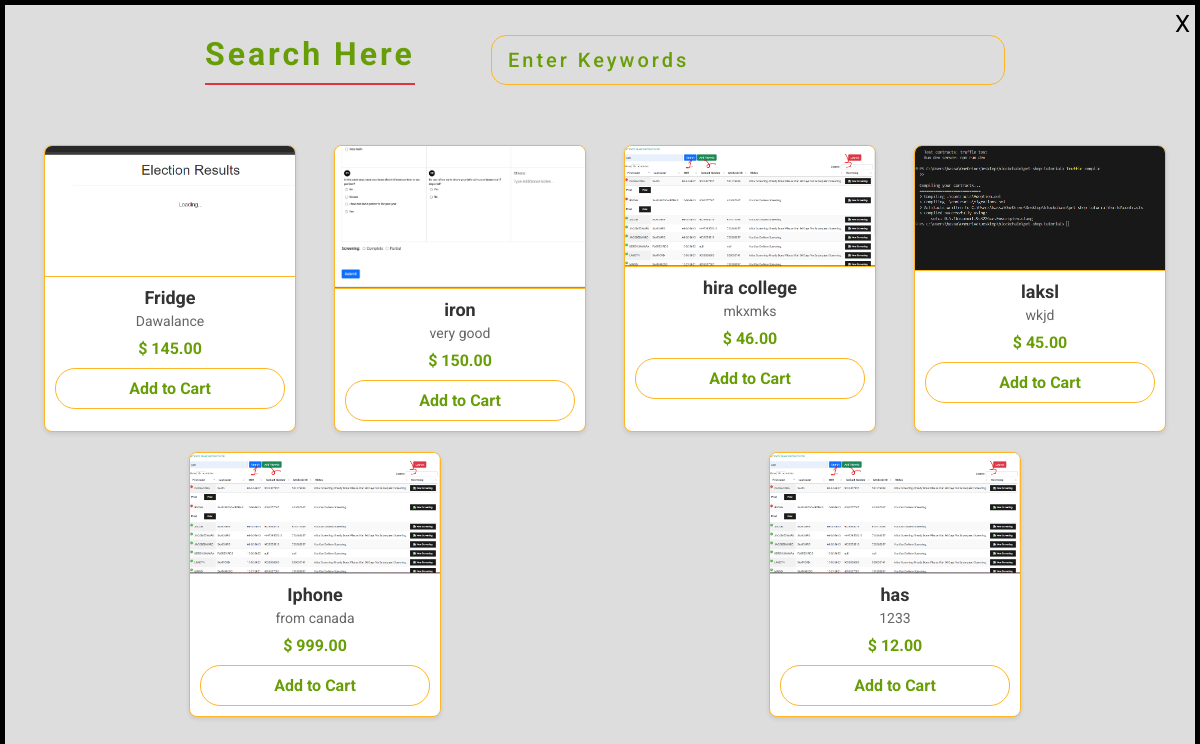
The page /search/ on the database as committed earlier.
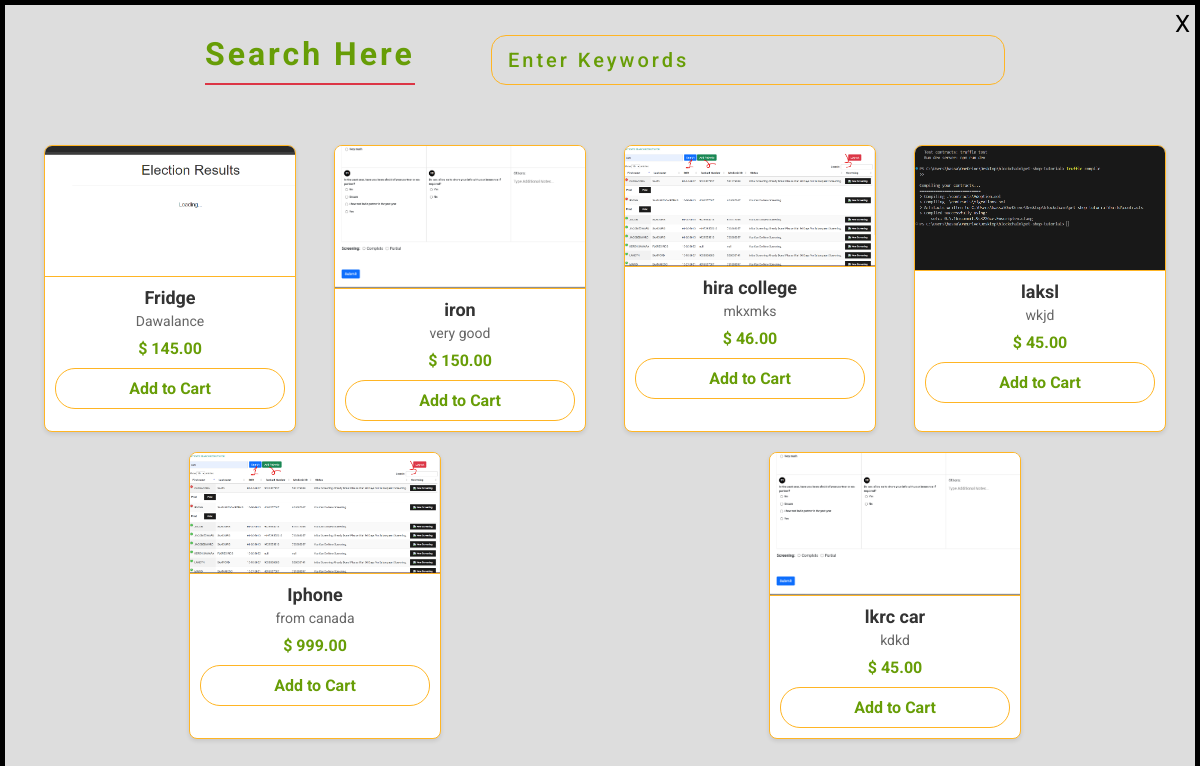
The same page on the database as committed later.
### myapp/models.py (models this page shows, shortened)
class products1(models.Model):
    product_id = models.AutoField(primary_key=True)
    name = models.CharField(max_length=200)
    description = models.CharField(max_length=200)
    seller = models.ForeignKey(Seller, on_delete=models.CASCADE)
    category = models.ForeignKey(Category, on_delete=models.CASCADE)
    price = models.DecimalField(max_digits=10, decimal_places=2)
    quantity = models.IntegerField()
    image = models.FileField(upload_to='media/', null=True, blank=True)

### myapp/views.py (the view)
# urls.py: path('search/', views.search, name="search"),
def search(request):
    product = products1.objects.all()
    return render(request, 'search.html', {'products': product})

### templates/search.html (shortened to what this page needs)
<!DOCTYPE html>
<html>
<head>
</head>
<body>
<a href="{% url 'home' %}">
    <button class="cancel-btn">
      X
    </button>
  </a>
<div class="container-fluid">
<div class="container">
<div class="search">
<h1>Search Here</h1>
<input type="text" name="" id="find" placeholder="Enter Keywords" onkeyup="search()">
</div>
<div class="product-list">
{% for product in products %}
    <div class="product">
<a href="{% url 'productdetails' product_id=product.product_id %}">
          <img src="{{ product.image.url }}" alt="{{ product.name }}">  <div class="product-details">
</a>
        <h3>{{ product.name }}</h3>
        <p>{{ product.description }}</p>
        <div class="price">$ {{ product.price }}</div>  <button class="add-to-cart-btn" value={{product.product_id}} value1={{product.seller.name}} onclick="addtocart(this)">Add to Cart</button>
      </div>
    </div>
  {% endfor %}
</body>
</html>

Rows that differ between the two databases and show on the page:
removed products1: name "has", description "1233", price "12.00", {{ product.product_id }} 44 (drawn)
added products1: name "lkrc car", description "kdkd", price "45.00", {{ product.product_id }} 45 (drawn)
